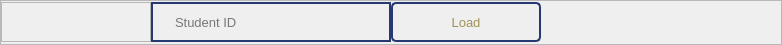
                     <widget class="QFrame" name="frame_30">
                      <property name="minimumSize">
                       <size>
                        <width>0</width>
                        <height>45</height>
                       </size>
                      </property>
                      <property name="maximumSize">
                       <size>
                        <width>16777215</width>
                        <height>45</height>
                       </size>
                      </property>
                      <property name="frameShape">
                       <enum>QFrame::StyledPanel</enum>
                      </property>
                      <property name="frameShadow">
                       <enum>QFrame::Raised</enum>
                      </property>
                      <layout class="QHBoxLayout" name="horizontalLayout_15">
                       <property name="spacing">
                        <number>0</number>
                       </property>
                       <property name="leftMargin">
                        <number>0</number>
                       </property>
                       <property name="topMargin">
                        <number>0</number>
                       </property>
                       <property name="rightMargin">
                        <number>0</number>
                       </property>
                       <property name="bottomMargin">
                        <number>0</number>
                       </property>
                       <item>
                        <widget class="QFrame" name="frame_59">
                         <property name="minimumSize">
                          <size>
                           <width>150</width>
                           <height>40</height>
                          </size>
                         </property>
                         <property name="maximumSize">
                          <size>
                           <width>150</width>
                           <height>40</height>
                          </size>
                         </property>
                         <property name="frameShape">
                          <enum>QFrame::StyledPanel</enum>
                         </property>
                         <property name="frameShadow">
                          <enum>QFrame::Raised</enum>
                         </property>
                        </widget>
                       </item>
                       <item>
                        <widget class="QLineEdit" name="student_id_2">
                         <property name="minimumSize">
                          <size>
                           <width>240</width>
                           <height>40</height>
                          </size>
                         </property>
                         <property name="maximumSize">
                          <size>
                           <width>240</width>
                           <height>40</height>
                          </size>
                         </property>
                         <property name="font">
                          <font>
                           <family>Segoe UI</family>
                           <pointsize>10</pointsize>
                          </font>
                         </property>
                         <property name="styleSheet">
                          <string notr="true">QLineEdit{
	border: 2px solid rgb(40, 57, 113);
	color: rgb(0, 0, 0);
	padding-left: 20px;
	padding-right: 20px;
	background-color: transparent;
}
QLineEdit:hover{
	border: 2px solid rgb(64, 92, 182)
}
QLineEdit:focus{
	border: 2px solid rgb(40, 57, 113);
	background-color: transparent
}</string>
                         </property>
                         <property name="text">
                          <string/>
                         </property>
                         <property name="echoMode">
                          <enum>QLineEdit::Normal</enum>
                         </property>
                         <property name="placeholderText">
                          <string>Student ID</string>
                         </property>
                        </widget>
                       </item>
                       <item>
                        <widget class="QPushButton" name="btn_load">
                         <property name="sizePolicy">
                          <sizepolicy hsizetype="Minimum" vsizetype="Fixed">
                           <horstretch>0</horstretch>
                           <verstretch>0</verstretch>
                          </sizepolicy>
                         </property>
                         <property name="minimumSize">
                          <size>
                           <width>150</width>
                           <height>40</height>
                          </size>
                         </property>
                         <property name="maximumSize">
                          <size>
                           <width>150</width>
                           <height>40</height>
                          </size>
                         </property>
                         <property name="font">
                          <font>
                           <family>Segoe UI</family>
                           <pointsize>10</pointsize>
                          </font>
                         </property>
                         <property name="styleSheet">
                          <string notr="true">QPushButton{
	border: 2px solid rgb(40, 57, 113);
	border-radius: 5px;
	color: rgb(161, 145, 88);
	padding-left: 20px;
	padding-right: 20px;
}
QPushButton:hover{
	border: 2px solid rgb(64, 92, 182)
}
QPushButton:focus{
	border: 2px solid rgb(40, 57, 113);
}
QPushButton:pressed{
	background-color: rgb(40, 57, 113);
	color: rgb(255, 255, 255);
}</string>
                         </property>
                         <property name="text">
                          <string>Load</string>
                         </property>
                        </widget>
                       </item>
                       <item>
                        <widget class="QLabel" name="notif_3">
                         <property name="minimumSize">
                          <size>
                           <width>240</width>
                           <height>45</height>
                          </size>
                         </property>
                         <property name="maximumSize">
                          <size>
                           <width>240</width>
                           <height>40</height>
                          </size>
                         </property>
                         <property name="font">
                          <font>
                           <family>Segoe UI</family>
                           <pointsize>10</pointsize>
                          </font>
                         </property>
                         <property name="text">
                          <string/>
                         </property>
                        </widget>
                       </item>
                      </layout>
                     </widget>
